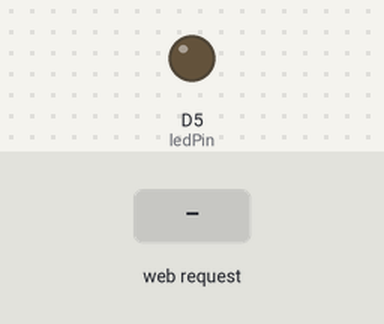
Bench run of a sketch on a simulated ESP8266 (NodeMCU). Shown: output pins drawn as LEDs (lit = HIGH). Inputs (shaded band) come from the test bench. WiFi joins after 1.5 s; servers stay silent unless stated; what the sketch prints to the serial monitor is not drawn.

Above: at 3.2 s.
3.3 s: HTTP request GET /led/on received
At 3.7 s:
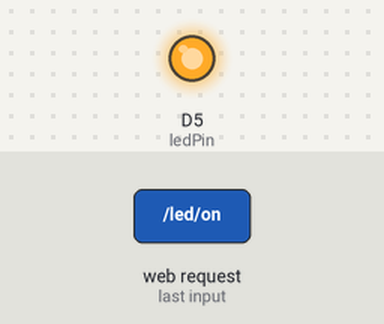
4.8 s: HTTP request GET /led/off received
At 6.0 s:
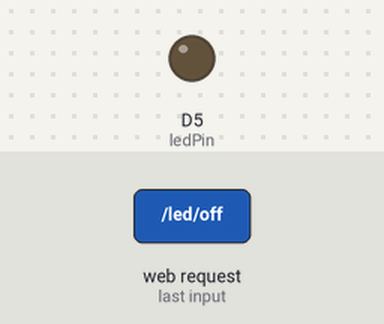
Timing chart, 0 to 7.8 s (numbered marks = the images above; inputs shaded):
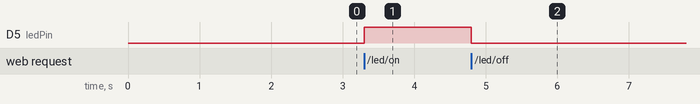

The sketch:

wifiESPv2.ino
```cpp
#include <ESP8266WiFi.h>

// Wi-Fi credentials
const char* ssid = "DC_5G";
const char* password = "Since2015";

// GPIO pin for the LED
const int ledPin = D5; // Use GPIO14 for D5

// Variables to store LED state and brightness
int ledState = LOW;
int brightness = 0; // PWM value (0 to 255)

WiFiServer server(80); // Start a web server on port 80

void setup() {
  Serial.begin(115200);
  pinMode(ledPin, OUTPUT);
  analogWrite(ledPin, brightness); // Set initial brightness

  // Connect to Wi-Fi
  WiFi.begin(ssid, password);
  Serial.print("Connecting to Wi-Fi");
  while (WiFi.status() != WL_CONNECTED) {
    delay(1000);
    Serial.print(".");
  }
  Serial.println("\nWi-Fi Connected");
  Serial.print("IP Address: ");
  Serial.println(WiFi.localIP());

  server.begin(); // Start the server
}

void loop() {
  WiFiClient client = server.available();
  if (client) {
    Serial.println("New Client Connected");
    String request = client.readStringUntil('\r');
    Serial.println(request);
    client.flush();

    // Parse the HTTP request
    if (request.indexOf("/led/on") != -1) {
      ledState = HIGH;
      brightness = 255;
    } else if (request.indexOf("/led/off") != -1) {
      ledState = LOW;
      brightness = 0;
    } else if (request.indexOf("/brightness?value=") != -1) {
      int start = request.indexOf("value=") + 6;
      int end = request.indexOf(" ", start);
      brightness = request.substring(start, end).toInt();
      brightness = constrain(brightness, 0, 255); // Keep within bounds
    }

    // Update LED state and brightness
    analogWrite(ledPin, brightness);

    // HTML response
    String response = R"====(
      <!DOCTYPE html>
      <html>
      <head>
        <title>ESP LED Control</title>
        <style>
          body { font-family: Arial; text-align: center; margin-top: 20px; }
          button, input[type="range"] { margin: 10px; padding: 10px; font-size: 18px; }
        </style>
      </head>
      <body>
        <h1>ESP LED Control</h1>
        <p>LED is currently: )====";
    response += (ledState == HIGH) ? "ON" : "OFF";
    response += R"====(</p>
        <button onclick="location.href='/led/on'">Turn ON</button>
        <button onclick="location.href='/led/off'">Turn OFF</button>
        <p>Adjust Brightness:</p>
        <input type="range" min="0" max="255" value=")====";
    response += String(brightness);
    response += R"====(" onchange="updateBrightness(this.value)">
        <script>
          function updateBrightness(val) {
            fetch('/brightness?value=' + val);
          }
        </script>
      </body>
      </html>
    )====";

    client.print("HTTP/1.1 200 OK\r\nContent-Type: text/html\r\n\r\n");
    client.print(response);
    client.stop();
    Serial.println("Client Disconnected");
  }
}
```

Measured:
- after the input at 3.3 s, D5 (ledPin): LOW → HIGH at once
- after the input at 4.8 s, D5 (ledPin): HIGH → LOW at once
